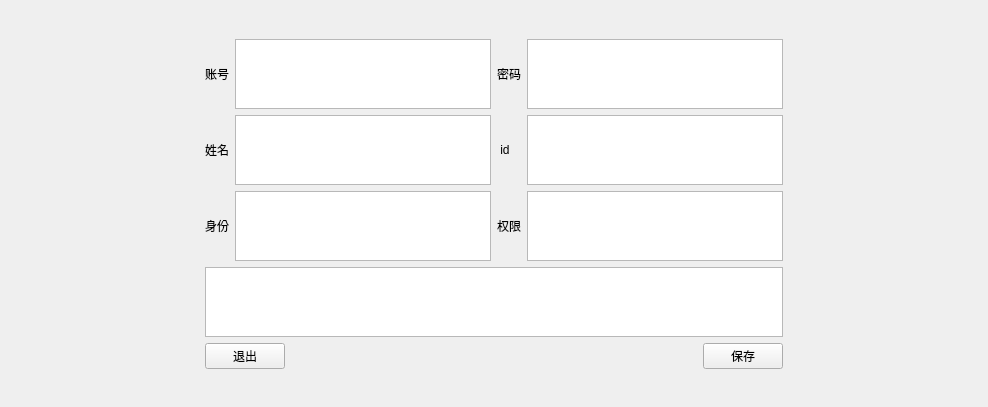
<?xml version="1.0" encoding="UTF-8"?>
<ui version="4.0">
 <class>Form</class>
 <widget class="QWidget" name="Form">
  <property name="geometry">
   <rect>
    <x>0</x>
    <y>0</y>
    <width>988</width>
    <height>407</height>
   </rect>
  </property>
  <property name="windowTitle">
   <string>修改信息</string>
  </property>
  <layout class="QGridLayout" name="gridLayout" rowstretch="10,10,10">
   <item row="1" column="0">
    <spacer name="horizontalSpacer_2">
     <property name="orientation">
      <enum>Qt::Horizontal</enum>
     </property>
     <property name="sizeHint" stdset="0">
      <size>
       <width>40</width>
       <height>20</height>
      </size>
     </property>
    </spacer>
   </item>
   <item row="2" column="1">
    <spacer name="verticalSpacer_2">
     <property name="orientation">
      <enum>Qt::Vertical</enum>
     </property>
     <property name="sizeHint" stdset="0">
      <size>
       <width>20</width>
       <height>40</height>
      </size>
     </property>
    </spacer>
   </item>
   <item row="1" column="1">
    <layout class="QVBoxLayout" name="verticalLayout">
     <item>
      <layout class="QHBoxLayout" name="horizontalLayout_7">
       <property name="sizeConstraint">
        <enum>QLayout::SetDefaultConstraint</enum>
       </property>
       <item>
        <layout class="QVBoxLayout" name="verticalLayout_2">
         <item>
          <layout class="QHBoxLayout" name="horizontalLayout_2">
           <item>
            <widget class="QLabel" name="label_2">
             <property name="text">
              <string>账号</string>
             </property>
            </widget>
           </item>
           <item>
            <widget class="QTextEdit" name="textEdit">
             <property name="sizePolicy">
              <sizepolicy hsizetype="Minimum" vsizetype="Preferred">
               <horstretch>0</horstretch>
               <verstretch>0</verstretch>
              </sizepolicy>
             </property>
             <property name="readOnly">
              <bool>true</bool>
             </property>
            </widget>
           </item>
          </layout>
         </item>
         <item>
          <layout class="QHBoxLayout" name="horizontalLayout_3">
           <item>
            <widget class="QLabel" name="label_3">
             <property name="text">
              <string>姓名</string>
             </property>
            </widget>
           </item>
           <item>
            <widget class="QTextEdit" name="textEdit_2">
             <property name="sizePolicy">
              <sizepolicy hsizetype="Maximum" vsizetype="Preferred">
               <horstretch>0</horstretch>
               <verstretch>0</verstretch>
              </sizepolicy>
             </property>
             <property name="readOnly">
              <bool>true</bool>
             </property>
            </widget>
           </item>
          </layout>
         </item>
         <item>
          <layout class="QHBoxLayout" name="horizontalLayout_4">
           <item>
            <widget class="QLabel" name="label_4">
             <property name="text">
              <string>身份</string>
             </property>
            </widget>
           </item>
           <item>
            <widget class="QTextEdit" name="textEdit_3">
             <property name="sizePolicy">
              <sizepolicy hsizetype="Maximum" vsizetype="Preferred">
               <horstretch>0</horstretch>
               <verstretch>0</verstretch>
              </sizepolicy>
             </property>
             <property name="readOnly">
              <bool>true</bool>
             </property>
            </widget>
           </item>
          </layout>
         </item>
        </layout>
       </item>
       <item>
        <layout class="QVBoxLayout" name="verticalLayout_3">
         <item>
          <layout class="QHBoxLayout" name="horizontalLayout_5">
           <item>
            <widget class="QLabel" name="label_5">
             <property name="text">
              <string>密码</string>
             </property>
            </widget>
           </item>
           <item>
            <widget class="QTextEdit" name="textEdit_4">
             <property name="sizePolicy">
              <sizepolicy hsizetype="Minimum" vsizetype="Preferred">
               <horstretch>0</horstretch>
               <verstretch>0</verstretch>
              </sizepolicy>
             </property>
             <property name="readOnly">
              <bool>true</bool>
             </property>
            </widget>
           </item>
          </layout>
         </item>
         <item>
          <layout class="QHBoxLayout" name="horizontalLayout_6">
           <item>
            <widget class="QLabel" name="label_6">
             <property name="text">
              <string> id</string>
             </property>
            </widget>
           </item>
           <item>
            <widget class="QTextEdit" name="textEdit_5">
             <property name="sizePolicy">
              <sizepolicy hsizetype="Minimum" vsizetype="Preferred">
               <horstretch>0</horstretch>
               <verstretch>0</verstretch>
              </sizepolicy>
             </property>
             <property name="readOnly">
              <bool>true</bool>
             </property>
            </widget>
           </item>
          </layout>
         </item>
         <item>
          <layout class="QHBoxLayout" name="horizontalLayout_8">
           <item>
            <widget class="QLabel" name="label_7">
             <property name="text">
              <string>权限</string>
             </property>
            </widget>
           </item>
           <item>
            <widget class="QTextEdit" name="textEdit_6">
             <property name="sizePolicy">
              <sizepolicy hsizetype="Minimum" vsizetype="Preferred">
               <horstretch>0</horstretch>
               <verstretch>0</verstretch>
              </sizepolicy>
             </property>
             <property name="readOnly">
              <bool>true</bool>
             </property>
            </widget>
           </item>
          </layout>
         </item>
        </layout>
       </item>
      </layout>
     </item>
     <item>
      <widget class="QTextBrowser" name="textBrowser"/>
     </item>
     <item>
      <layout class="QHBoxLayout" name="horizontalLayout">
       <item>
        <widget class="QPushButton" name="pushButton">
         <property name="text">
          <string>退出</string>
         </property>
        </widget>
       </item>
       <item>
        <spacer name="horizontalSpacer">
         <property name="orientation">
          <enum>Qt::Horizontal</enum>
         </property>
         <property name="sizeHint" stdset="0">
          <size>
           <width>40</width>
           <height>20</height>
          </size>
         </property>
        </spacer>
       </item>
       <item>
        <widget class="QPushButton" name="pushButton_2">
         <property name="text">
          <string>保存</string>
         </property>
        </widget>
       </item>
      </layout>
     </item>
    </layout>
   </item>
   <item row="0" column="1">
    <spacer name="verticalSpacer">
     <property name="orientation">
      <enum>Qt::Vertical</enum>
     </property>
     <property name="sizeHint" stdset="0">
      <size>
       <width>20</width>
       <height>40</height>
      </size>
     </property>
    </spacer>
   </item>
   <item row="1" column="2">
    <spacer name="horizontalSpacer_3">
     <property name="orientation">
      <enum>Qt::Horizontal</enum>
     </property>
     <property name="sizeHint" stdset="0">
      <size>
       <width>40</width>
       <height>20</height>
      </size>
     </property>
    </spacer>
   </item>
  </layout>
 </widget>
 <resources/>
 <connections/>
</ui>
